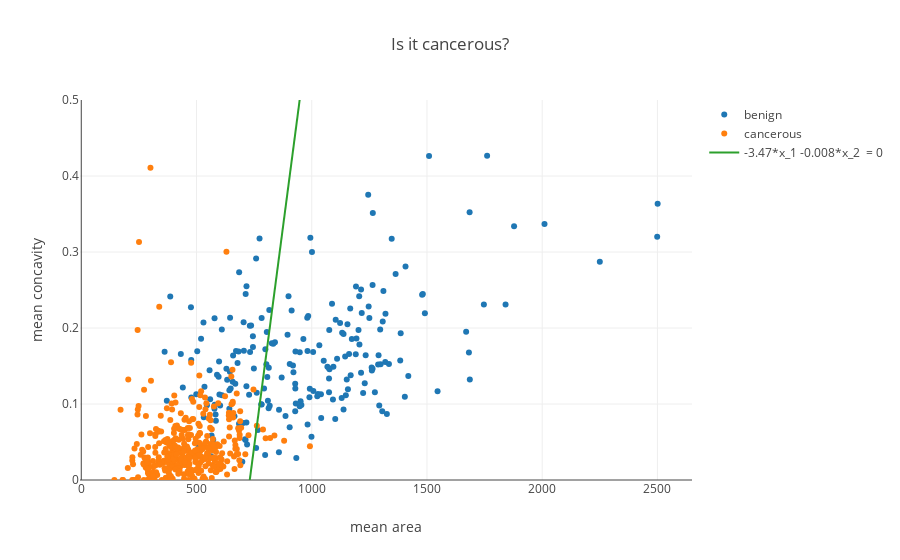

Source (notebook cell):
### Markdown cell above
Previously, we fit our graph with logistic regression, and we saw how we can use the results of fitting our logistic regression function to our dataset.  Now, in this lesson we ask the question, well how did we get there?  That is, what's the cost function that allows us to draw this decision boundary?

### Code cell
from sklearn.datasets import load_breast_cancer
dataset = load_breast_cancer()
import pandas as pd

def decision_boundary_y(x, coefs, intercept):
    coef_pair = coefs[0]
    return (coef_pair[0]/coef_pair[1])*x + intercept[0]/coef_pair[1]

area_values = list(range(500, 1000, 5))
boundaries = [decision_boundary_y(idx, model.coef_, model.intercept_) for idx in area_values]

df = pd.DataFrame(X, columns = dataset['feature_names'])
df['is_cancerous'] = y

scoped_df = df[['mean area', 'mean concavity']]

from sklearn.linear_model import LogisticRegression

y = dataset['target']
model = LogisticRegression()
model.fit(scoped_df, y)

decision_trace = trace_values(x_values=area_values, y_values=boundaries, mode = 'lines', name = '-3.47*x_1 -0.008*x_2  = 0')

layout = {'xaxis': {'title': 'mean area'}, 'yaxis': {'title': 'mean concavity', 'range': [0, .5]}, 'title': 'Is it cancerous?'}
plot([non_cancerous_trace, cancerous_trace,  decision_trace], layout = layout)

### Figure 1 — Plotly figure (JSON) as saved in the notebook; plotly's stock layout.template omitted (floating-point values rounded to 4 significant figures; data arrays with more than 128 entries replaced by an {"elided": "..."} marker saying what was removed)
{"data": [{"mode": "markers", "name": "benign", "text": [], "type": "scatter", "uid": "9adac84d-33ae-4032-b60a-bdfd74353063", "x": {"elided": "212 float values"}, "y": {"elided": "212 float values"}}, {"mode": "markers", "name": "cancerous", "text": [], "type": "scatter", "uid": "38981438-ab30-4e70-bfb5-88212a6c5e2f", "x": {"elided": "357 float values"}, "y": {"elided": "357 float values"}}, {"mode": "lines", "name": "-3.47*x_1 -0.008*x_2  = 0", "text": [], "type": "scatter", "uid": "351f91a5-5c31-4077-895c-b521b2a8a1c2", "x": [500, 505, 510, 515, 520, 525, 530, 535, 540, 545, 550, 555, 560, 565, 570, 575, 580, 585, 590, 595, 600, 605, 610, 615, 620, 625, 630, 635, 640, 645, 650, 655, 660, 665, 670, 675, 680, 685, 690, 695, 700, 705, 710, 715, 720, 725, 730, 735, 740, 745, 750, 755, 760, 765, 770, 775, 780, 785, 790, 795, 800, 805, 810, 815, 820, 825, 830, 835, 840, 845, 850, 855, 860, 865, 870, 875, 880, 885, 890, 895, 900, 905, 910, 915, 920, 925, 930, 935, 940, 945, 950, 955, 960, 965, 970, 975, 980, 985, 990, 995], "y": [-0.5338, -0.5223, -0.5107, -0.4992, -0.4876, -0.4761, -0.4645, -0.453, -0.4414, -0.4299, -0.4183, -0.4068, -0.3952, -0.3837, -0.3721, -0.3606, -0.349, -0.3375, -0.326, -0.3144, -0.3029, -0.2913, -0.2798, -0.2682, -0.2567, -0.2451, -0.2336, -0.222, -0.2105, -0.1989, -0.1874, -0.1758, -0.1643, -0.1527, -0.1412, -0.1296, -0.1181, -0.1065, -0.09497, -0.08342, -0.07187, -0.06033, -0.04878, -0.03723, -0.02568, -0.01413, -0.00258, 0.008969, 0.02052, 0.03207, 0.04362, 0.05516, 0.06671, 0.07826, 0.08981, 0.1014, 0.1129, 0.1245, 0.136, 0.1476, 0.1591, 0.1707, 0.1822, 0.1938, 0.2053, 0.2168, 0.2284, 0.2399, 0.2515, 0.263, 0.2746, 0.2861, 0.2977, 0.3092, 0.3208, 0.3323, 0.3439, 0.3554, 0.367, 0.3785, 0.3901, 0.4016, 0.4132, 0.4247, 0.4363, 0.4478, 0.4594, 0.4709, 0.4825, 0.494, 0.5056, 0.5171, 0.5287, 0.5402, 0.5518, 0.5633, 0.5749, 0.5864, 0.598, 0.6095]}], "layout": {"autosize": true, "title": {"text": "Is it cancerous?"}, "xaxis": {"autorange": true, "range": [-3.507, 2648.0], "title": {"text": "mean area"}, "type": "linear"}, "yaxis": {"range": [0, 0.5], "title": {"text": "mean concavity"}, "type": "linear"}}}
